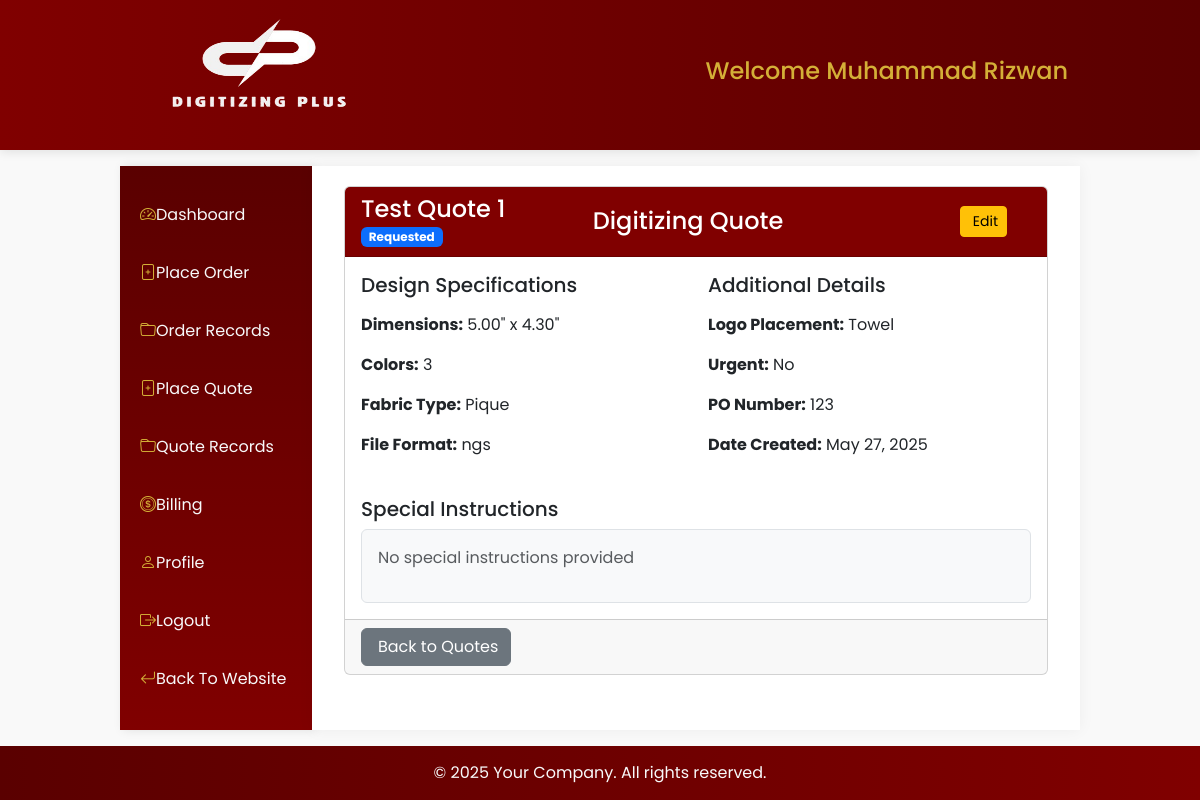
Page /user/digitizing-quote/1/ (signed in) on the committed database.
### users/models.py (models this page shows, shortened)
class User(AbstractUser):
    COUNTRY_CHOICES = [
        ('United States', 'United States'),
        ('United Kingdom', 'United Kingdom'),
        ('Australia', 'Australia'),
        ('New Zealand', 'New Zealand'),
        ('Germany', 'Germany'),
        ('Canada', 'Canada'),
    ]
    username = None
    user_id = models.CharField(max_length=100, unique=True, blank=False, null=False)
    email = models.EmailField(unique=True)
    email2 = models.EmailField(blank=True, null=True, verbose_name="Secondary Email")
    email3 = models.EmailField(blank=True, null=True, verbose_name="Tertiary Email")
    first_name = models.CharField(max_length=100, blank=False, null=False)
    last_name = models.CharField(max_length=100, blank=False, null=False)
    phone_number = models.CharField(max_length=50, null=True, blank=True)
    address = models.CharField(max_length=500)
    city = models.CharField(max_length=50)
    state = models.CharField(max_length=50)
    zip_code = models.CharField(max_length=15)
    country = models.CharField(
        max_length=15,
        choices=COUNTRY_CHOICES,
        default='US',  # Default to United States
        verbose_name="Country"
    )
    USERNAME_FIELD = 'user_id'
    REQUIRED_FIELDS = []  # Removed email from required fields
    objects = UserManager()
    COUNTRY_CODE_MAP = {
        'United States': 'us',
        'United Kingdom': 'gb',
        'Australia': 'au',
        'New Zealand': 'nz',
        'Germany': 'de',
        'Canada': 'ca',
    }

### crafting/models.py (models this page shows, shortened)
class DigitizingQuote(models.Model):
    user = models.ForeignKey(
        settings.AUTH_USER_MODEL,
        on_delete=models.CASCADE,
        related_name='digitizing_quotes',
    )
    name = models.CharField(max_length=255)
    height = models.DecimalField(decimal_places=2, max_digits=10)
    width = models.DecimalField(decimal_places=2, max_digits=10)
    stitches = models.IntegerField(default=0, null=True, blank=True)
    colors = models.IntegerField(null=True, blank=True)
    po_number = models.IntegerField(null=True, blank=True)
    file_format = models.CharField(max_length=10, choices=FORMAT_CHOICES, null=True, blank=True)
    fabric_type = models.CharField(max_length=50, choices=FABRIC_CHOICES, null=True, blank=True)
    logo_placement = models.CharField(max_length=50, choices=LOGO_PLACEMENT, null=True, blank=True)
    instructions = models.TextField(null=True, blank=True)
    is_urgent = models.BooleanField(default=False)
    quote_status = models.CharField(max_length=50, choices=(
        ('Requested', 'Requested'),
        ('Quoted', 'Quoted'),
        ('Accepted', 'Accepted'),
        ('Rejected', 'Rejected'),
    ), default='Requested')
    price = models.DecimalField(decimal_places=2, max_digits=10, blank=True, null=True)
    created_at = models.DateTimeField(auto_now_add=True)
    converted_to_order = models.ForeignKey(
        'DigitizingOrder',
        on_delete=models.SET_NULL,
        null=True,
        blank=True,
        related_name='original_quote'
    )

### users/views.py (the view)
# urls.py: path('digitizing-quote/<int:pk>/', views.digitizing_quote_details, name='digitizing-quote-detail'),
@login_required
def digitizing_quote_details(request, pk):
    try:
        quote = DigitizingQuote.objects.get(pk=pk, user=request.user)
        files = DigitizingQuote_Files.objects.filter(quote=quote)
        context = {
            'quote': quote,
            'files': files,
            'can_accept': quote.quote_status == 'Quoted' and not quote.converted_to_order
        }
        return render(request, 'users/customer/digitizing-quote-details.html', context)
    except DigitizingQuote.DoesNotExist:
        raise Http404("Quote not found or you don't have permission to view it")

### users/templates/users/customer/digitizing-quote-details.html (shortened to what this page needs)
{% extends "users/customer/base.html" %}
{% load static %}
{% block content %}
<div class="container">
    <div class="card mb-4">
        <div class="card-header">
            <div class="row gx-3 w-100 align-items-center">
                <div class="col-md-3">
                    <h4 class="mb-0">{{ quote.name }}</h4>
                    <span class="badge
                        {% if quote.quote_status == 'Requested' %}bg-primary
                        {% elif quote.quote_status == 'Quoted' %}bg-info
                        {% elif quote.quote_status == 'Accepted' %}bg-success
                        {% elif quote.quote_status == 'Rejected' %}bg-danger
                        {% else %}bg-secondary{% endif %}">
                        {{ quote.quote_status }}
                    </span>
                </div>
                <div class="col-md-6 text-center">
                    <h4 class="mb-0">Digitizing Quote</h4>
                </div>
                <div class="col-md-3 text-end">
                    {% if quote.quote_status != 'Accepted' %}
                    <a href="#" class="btn btn-sm btn-warning me-2">
                         Edit
                    </a>
                    {% endif %}
                </div>
            </div>
        </div>
        <div class="card-body">
            <div class="row mb-4">
                <div class="col-md-6">
                    <h5 class="mb-3">Design Specifications</h5>
                    <p><strong>Dimensions:</strong> {{ quote.width }}" x {{ quote.height }}"</p>
                    <p><strong>Colors:</strong> {{ quote.colors }}</p>
                    <p><strong>Fabric Type:</strong> {{ quote.fabric_type }}</p>
                    <p><strong>File Format:</strong> {{ quote.file_format }}</p>
                </div>
                <div class="col-md-6">
                    <h5 class="mb-3">Additional Details</h5>
                    <p><strong>Logo Placement:</strong> {{ quote.logo_placement }}</p>
                    <p><strong>Urgent:</strong> {% if quote.is_urgent %}Yes{% else %}No{% endif %}</p>
                    <p><strong>PO Number:</strong> {{ quote.po_number|default:"Not provided" }}</p>
                    <p><strong>Date Created:</strong> {{ quote.created_at|date:"F j, Y" }}</p>
                </div>
            </div>
            <div class="mt-4">
                <h5>Special Instructions</h5>
                <div class="border p-3 rounded bg-light">
                    {% if quote.instructions %}
                        {{ quote.instructions|linebreaks }}
                    {% else %}
                        <p class="text-muted">No special instructions provided</p>
                    {% endif %}
                </div>
            </div>
        </div>
        <div class="card-footer">
            <a href="{% url 'users:customer-quote-records' %}" class="btn btn-secondary">
                 Back to Quotes
            </a>
        </div>
    </div>
</div>
{% endblock %}

### users/templates/users/customer/base.html (shortened to what this page needs)
{% load static %}
<!DOCTYPE html>
<html lang="en">
<head>
    <link href="https://cdn.jsdelivr.net/npm/bootstrap@5.3.0-alpha1/dist/css/bootstrap.min.css" rel="stylesheet">
    <link href="https://cdn.jsdelivr.net/npm/bootstrap-icons@1.11.3/font/bootstrap-icons.css" rel="stylesheet">
    <link rel="stylesheet" href="{% static "css/portals/customerbase.css" %}">
</head>
<body>
<header>
    <div class="container1">
        <div class="row">
            <div class="col-md-6 text-start">
                <div class="logo">
                    <a href="{% url 'web:index' %}"><img src="{% static 'images/logo1.png' %}" alt="Logo"></a>
                </div>
            </div>
            <div class="col-md-6 text-end">
                <h4 class="text-gold">Welcome {{request.user.first_name}} {{request.user.last_name}}</h4>
            </div>
        </div>
    </div>
</header>
    <div class="main-content mt-3 mb-3">
        <nav class="sidebar">
            <ul class="list-group list-group-flush">
                <li class="list-group-item"><a class="nav-link" href="#"><i class="bi bi-speedometer2"></i>Dashboard</a></li>
                <li class="list-group-item"><a class="nav-link" href="{% url "users:customer-orders" %}"><i class="bi bi-file-plus"></i>Place Order</a></li>
                <li class="list-group-item"><a class="nav-link" href="{% url "users:customer-orders-records" %}"><i class="bi bi-folder"></i>Order Records</a></li>
                <li class="list-group-item"><a class="nav-link" href="{% url "users:customer-quotes" %}"><i class="bi bi-file-plus"></i>Place Quote</a></li>
                <li class="list-group-item"><a class="nav-link" href="{% url "users:customer-quote-records" %}"><i class="bi bi-folder"></i>Quote Records</a></li>
                <li class="list-group-item"><a class="nav-link" href="#"><i class="bi bi-coin"></i>Billing</a></li>
                <li class="list-group-item"><a class="nav-link" href="{% url "users:customer-profile" %}"><i class="bi bi-person"></i>Profile</a></li>
                <li class="list-group-item"><a class="nav-link" href="{% url "users:logout" %}"><i class="bi bi-box-arrow-right"></i>Logout</a></li>
                <li class="list-group-item"><a class="nav-link" href="{% url "web:index" %}"><i class="bi bi-arrow-return-left"></i>Back To Website</a></li>
            </ul>
        </nav>
        <main class="content-area">
            {% block content %}
            {% endblock content %}
        </main>
    </div>
    <footer class="footer">
        <p class="mb-0">&copy; {% now "Y" %} Your Company. All rights reserved.</p>
    </footer>
</body>
</html>

### static/css/portals/customerbase.css (style rules this page uses)
:root { --maroon-primary: #800000; --maroon-dark: #5a0000; --maroon-light: #a80000; --cream-accent: #fff5ee; --gold-accent: #d4af37; --text-light: #f8f9fa; --text-dark: #212529; }
body { font-family: 'Poppins', sans-serif; display: flex; flex-direction: column; min-height: 100vh; background-color: #f9f9f9; }
.main-content { flex: 1; display: flex; width: 80%; margin: auto; }
header { background: linear-gradient(to right, var(--maroon-primary), var(--maroon-dark)); color: var(--text-light); padding: 15px 0; box-shadow: 0 2px 10px rgba(0,0,0,0.1); }
.sidebar { width: 20%; background: linear-gradient(to bottom, var(--maroon-dark), var(--maroon-primary)); color: var(--text-light); padding: 20px 0; box-shadow: 3px 0 10px rgba(0,0,0,0.1); }
.nav-link { color: var(--text-light); padding: 12px 20px; margin: 5px 0; border-radius: 4px; transition: all 0.3s ease; }
.nav-link i { color: var(--gold-accent); }
.list-group-item { background-color: transparent; border: none; padding: 0; }
.content-area { width: 80%; padding: 20px; background-color: white; box-shadow: 0 0 15px rgba(0,0,0,0.05); }
.footer { background: linear-gradient(to right, var(--maroon-dark), var(--maroon-primary)); color: var(--text-light); padding: 15px 0; text-align: center; }
.card-header { background-color: var(--maroon-primary); color: white; }
.text-gold { color: var(--gold-accent); }
.logo img { height: 120px; width: 250px; }
header .row { display: flex; align-items: center; margin: 0; }
header .container1 { width: 80%; margin: 0 auto; padding: 0; }

### rows in the picture
User: user.first_name "Muhammad", user.last_name "Rizwan"
DigitizingQuote: name "Test Quote 1", quote_status "Requested", width "5.00", height "4.30", colors "3", fabric_type "Pique", file_format "ngs", logo_placement "Towel", po_number "123", created_at "May 27, 2025"
